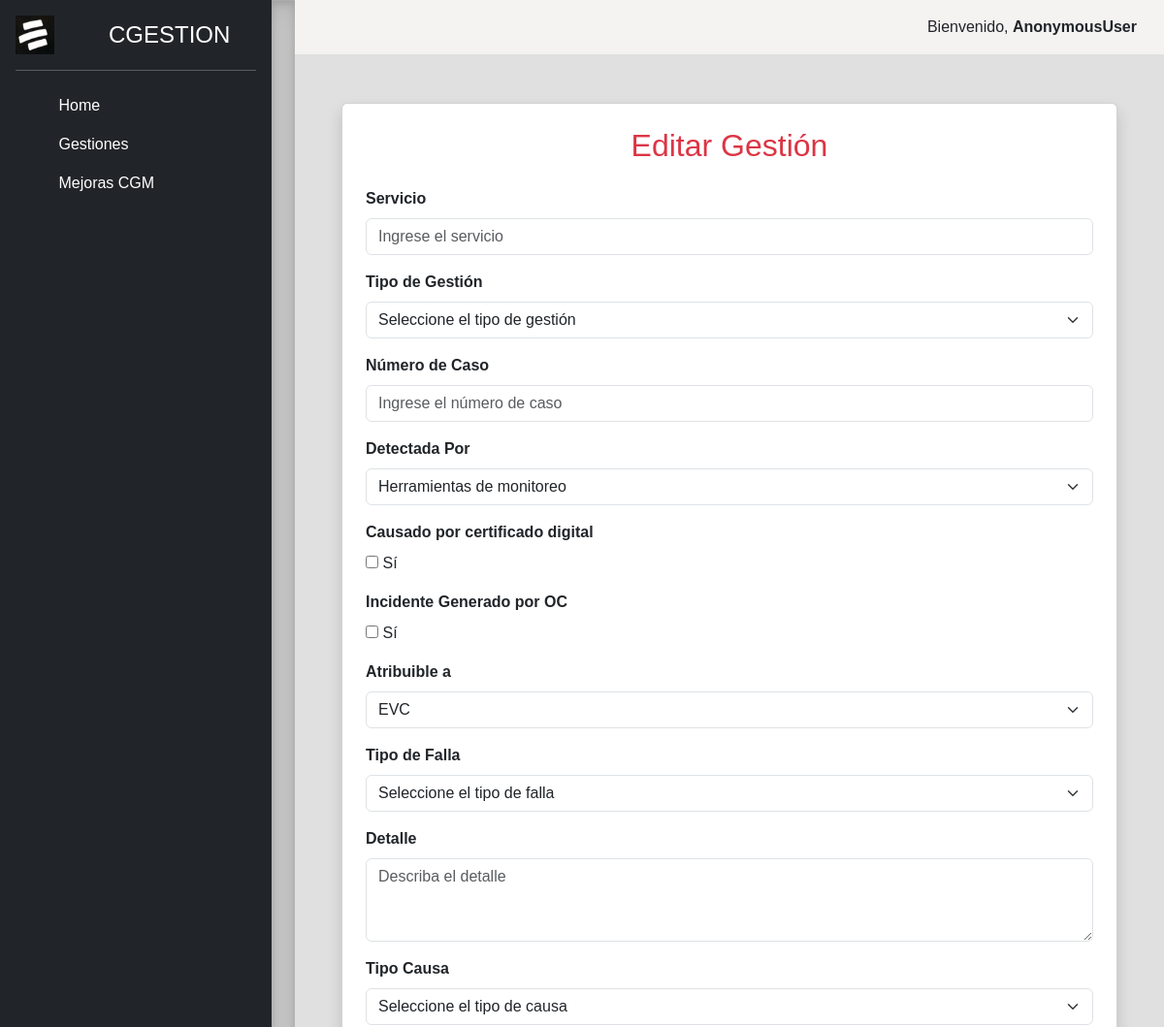
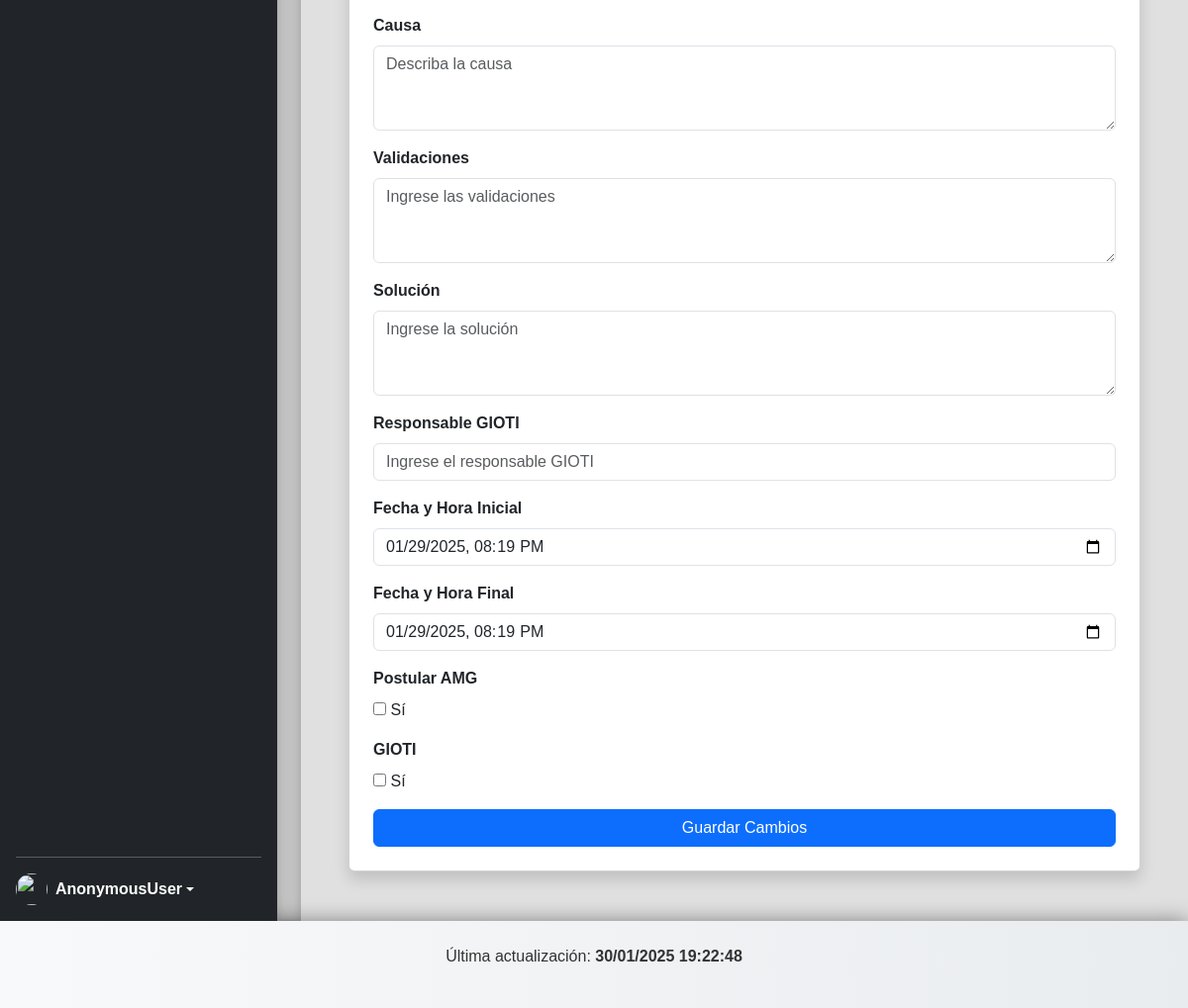
The page /creargestion/editar_gestion/27/ on the database its author committed (2 pictures, top to bottom).
### gestiones/models.py (models this page shows, shortened)
class Gestion(models.Model):
    servicio = models.CharField(max_length=250, verbose_name='Servicio')
    tipo_de_gestion = models.CharField(max_length=250, verbose_name='Tipo de gestion')
    numero_caso = models.CharField(max_length=250, verbose_name='Numero de caso')
    detectada_por = models.CharField(max_length=250, verbose_name='Detectado por')
    causado_por_certificado_digital = models.BooleanField(default=False, verbose_name='Causado por certificado digital')
    incidente_generado_por_OC = models.BooleanField(default=False, verbose_name='Incidente generado por OC')
    atribuible_a = models.CharField(max_length=30, verbose_name='Atribuible a')
    tipo_de_falla = models.CharField(max_length=30, verbose_name='Tipo de falla')
    detalle = models.TextField(verbose_name='Detalle')
    tipo_causa = models.CharField(max_length=30, verbose_name='Tipo_causa')
    causa = models.TextField(verbose_name='Causa')
    validaciones = models.TextField(verbose_name='Validaciones')
    solucion = models.TextField(verbose_name='Solucion')
    responsable_gioti = models.CharField(max_length=250, verbose_name='Responsable gioti')
    fecha_hora_inicial = models.DateTimeField("Fecha y Hora Inicial", auto_now=False, auto_now_add=False )
    fecha_hora_final = models.DateTimeField("Fecha y Hora Final", auto_now=False, auto_now_add=False)
    postular_amg = models.BooleanField(default=False, verbose_name='Postular AMG')
    gioti = models.BooleanField(default=False, verbose_name='GIOTI')
    class Meta:
        verbose_name = 'Gestion'
        verbose_name_plural = 'Gestiones'
        ordering=['-id']

### gestiones/views.py (the view, shortened to what this page needs)
# urls.py: path('creargestion/editar_gestion/<int:id>/', views.editar_gestion, name='editar_gestion'),
def editar_gestion(request, id):
    gestion = get_object_or_404(Gestion, id=id)
    return render(request, 'editar_gestion.html', {
        'gestion': gestion,
    })

### gestiones/templates/editar_gestion.html (shortened to what this page needs)
{% extends "layout.html" %}
{% block content %}
<nav class="navbar navbar-expand-lg px-3" style="background-color: rgb(245, 242, 242);">
  <div class="container-fluid">
      <span class="navbar-text text-dark ms-auto">
          Bienvenido, <strong>{{ user }}</strong>
      </span>
  </div>
</nav>
<div class="container-fluid d-flex flex-column align-items-center" style="min-height: 100vh; padding: 50px 15px; overflow-y: auto;">
  <div class="card shadow p-4" style="max-width: 800px; width: 100%;">
    <h2 class="mb-4 text-center text-danger">Editar Gestión</h2>
    <form method="POST" novalidate>
      <div class="mb-3">
        <label for="servicio" class="form-label"><strong>Servicio</strong></label>
        <input type="text" class="form-control" id="servicio" name="servicio" value="{{ gestion.servicio }}" placeholder="Ingrese el servicio" >
      </div>
<div class="mb-3">
  <label for="tipo_de_gestion" class="form-label"><strong>Tipo de Gestión</strong></label>
  <select class="form-select" id="tipo_de_gestion" name="tipo_de_gestion" required>
    <option value="" disabled selected>Seleccione el tipo de gestión</option>
  </select>
</div>
      <div class="mb-3">
        <label for="numero_caso" class="form-label"><strong>Número de Caso</strong></label>
        <input type="text" class="form-control" id="numero_caso" name="numero_caso"  placeholder="Ingrese el número de caso"  value="{{ gestion.numero_caso }}" >
      </div>
<div class="mb-3">
  <label for="detectada_por" class="form-label"><strong>Detectada Por</strong></label>
  <select class="form-select" id="detectada_por" name="detectada_por" required>
    <option value="Herramientas de monitoreo" {% if gestion.detectada_por == 'Herramientas de monitoreo' %}selected{% endif %}>Herramientas de monitoreo</option>
  </select>
</div>
<div class="mb-3">
  <label class="form-label"><strong>Causado por certificado digital</strong></label>
  <div>
    <input type="checkbox" id="causado_por_certificado_digital" name="causado_por_certificado_digital" {% if gestion.causado_por_certificado_digital %} checked {% endif %} {% if causadoporc == "on" %} checked {% endif %}>
    <label for="causado_por_certificado_digital">Sí</label>
  </div>
</div>
<div class="mb-3">
  <label class="form-label"><strong>Incidente Generado por OC</strong></label>
  <div>
    <input type="checkbox" id="incidente_generado_por_OC" name="incidente_generado_por_OC" {% if gestion.incidente_generado_por_OC %} checked {% endif %} {% if generadoporc == "on" %} checked {% endif %}>
    <label for="incidente_generado_por_OC">Sí</label>
  </div>
</div>
<div class="mb-3">
  <label for="atribuible_a" class="form-label"><strong>Atribuible a</strong></label>
  <select class="form-select" id="atribuible_a" name="atribuible_a" required>
    <option value="EVC" {% if gestion.atribuible_a == 'EVC' %}selected{% endif %}>EVC</option>
  </select>
</div>
<div class="mb-3">
  <label for="tipo_de_falla" class="form-label"><strong>Tipo de Falla</strong></label>
  <select class="form-select" id="tipo_de_falla" name="tipo_de_falla" required>
    <option value="" disabled selected>Seleccione el tipo de falla</option>
  </select>
</div>
<div class="mb-3">
  <label for="detalle" class="form-label"><strong>Detalle</strong></label>
  <textarea class="form-control" id="detalle" name="detalle" rows="3" placeholder="Describa el detalle" >{{ gestion.detalle }}</textarea>
</div>
<div class="mb-3">
  <label for="tipo_causa" class="form-label"><strong>Tipo Causa</strong></label>
  <select class="form-select" id="tipo_causa" name="tipo_causa" >
    <option value="" disabled selected>Seleccione el tipo de causa</option>
  </select>
</div>
<div class="mb-3">
  <label for="causa" class="form-label"><strong>Causa</strong></label>
  <textarea class="form-control" id="causa" name="causa" rows="3" placeholder="Describa la causa" required>{{ gestion.causa }}</textarea>
</div>
<div class="mb-3">
  <label for="validaciones" class="form-label"><strong>Validaciones</strong></label>
  <textarea class="form-control" id="validaciones" name="validaciones" rows="3" placeholder="Ingrese las validaciones" required>{{ gestion.validaciones }}</textarea>
</div>
<div class="mb-3">
  <label for="solucion" class="form-label"><strong>Solución</strong></label>
  <textarea class="form-control" id="solucion" name="solucion" rows="3" placeholder="Ingrese la solución" >{{ gestion.solucion }}</textarea>
</div>
<div class="mb-3">
  <label for="responsable_gioti" class="form-label"><strong>Responsable GIOTI</strong></label>
  <input type="text" class="form-control" id="responsable_gioti" name="responsable_gioti" value="{{ gestion.responsable_gioti }}" placeholder="Ingrese el responsable GIOTI" >
</div>
<div class="mb-3">
  <label for="fecha_hora_inicial" class="form-label"><strong>Fecha y Hora Inicial</strong></label>
  <input type="datetime-local" class="form-control" id="fecha_hora_inicial" name="fecha_hora_inicial" value="{{ gestion.fecha_hora_inicial|date:'Y-m-d\TH:i' }}" >
</div>
<div class="mb-3">
  <label for="fecha_hora_final" class="form-label"><strong>Fecha y Hora Final</strong></label>
  <input type="datetime-local" class="form-control" id="fecha_hora_final" name="fecha_hora_final" value="{{ gestion.fecha_hora_final|date:'Y-m-d\TH:i' }}" >
</div>
  <div class="mb-3">
    <label class="form-label"><strong>Postular AMG</strong></label>
    <div>
      <input type="checkbox" id="postular_amg" name="postular_amg" {% if gestion.postular_amg %} checked {% endif %}>
      <label for="postular_amg">Sí</label>
    </div>
  </div>
<div class="mb-3">
  <label class="form-label"><strong>GIOTI</strong></label>
  <div>
    <input type="checkbox" id="gioti" name="gioti" {% if gestion.gioti %} checked {% endif %}>
    <label for="gioti">Sí</label>
  </div>
</div>
      <div class="d-grid">
        <button type="submit" class="btn btn-primary">Guardar Cambios</button>
      </div>
    </form>
  </div>
</div>
{% endblock %}

### gestiones/static/css/styles.css (style rules this page uses)
* { font-family: Verdana, Geneva, Tahoma, sans-serif; text-decoration: none; }
html { height: -webkit-fill-available; }

### rows shown on the page
Gestion: detectada_por "Herramientas de monitoreo", atribuible_a "EVC", fecha_hora_inicial "01/29/2025 20:19", fecha_hora_final "01/29/2025 20:19"

### other values the page prints
{{ user }} "AnonymousUser"
